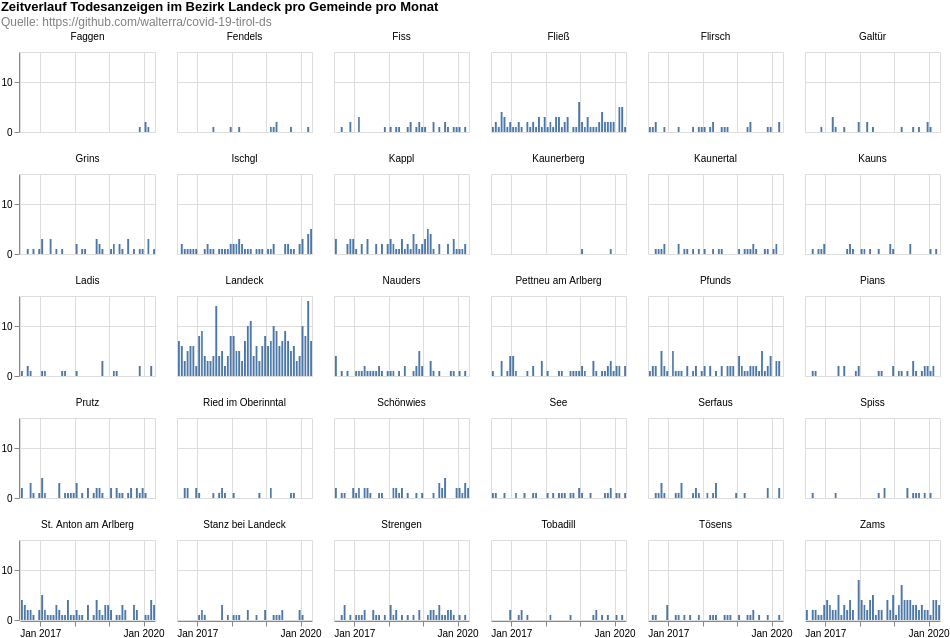

Vega-Lite specification for this chart:
### Vega-Lite specification from a JSON file in a GitHub repository (floating-point values rounded to 4 significant figures; data arrays with more than 128 entries replaced by an {"elided": "..."} marker saying what was removed)
{"$schema": "https://vega.github.io/schema/vega-lite/v4.8.1.json", "columns": 6, "config": {"view": {"continuousHeight": 300, "continuousWidth": 400}}, "data": {"name": "data-7a5a33bd45e90594fda23983baa2c2b6"}, "datasets": {"data-7a5a33bd45e90594fda23983baa2c2b6": {"elided": "1320 records"}}, "facet": {"field": "municipaly", "title": null, "type": "nominal"}, "padding": 0, "spec": {"layer": [{"encoding": {"tooltip": [{"field": "date", "timeUnit": "yearmonth", "type": "temporal"}, {"aggregate": "sum", "field": "count", "type": "quantitative"}], "x": {"field": "date", "timeUnit": "yearmonth", "title": null, "type": "temporal"}, "y": {"aggregate": "sum", "field": "count", "title": null, "type": "quantitative"}}, "height": 80, "mark": "bar", "width": 135}]}, "title": {"color": "black", "subtitle": ["Quelle: https://github.com/walterra/covid-19-tirol-ds"], "subtitleColor": "gray", "text": ["Zeitverlauf Todesanzeigen im Bezirk Landeck pro Gemeinde pro Monat"]}}
